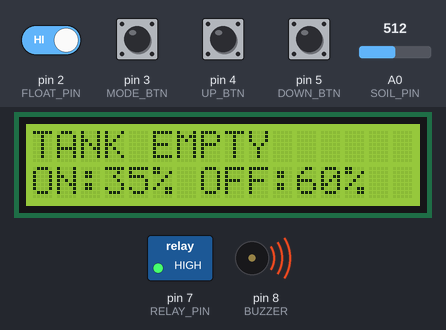
Recording of a sketch running on a simulated Arduino Uno, built with avr-gcc and run on an emulated ATmega328P. Shown: 16×2 character LCD, switched loads named in the sketch (green lamp = pin HIGH), buzzer (waves = sounding, pin HIGH). The test bench sets the inputs (shaded band); at power-on: pin 2 (FLOAT_PIN), pin 3 (MODE_BTN), pin 4 (UP_BTN), pin 5 (DOWN_BTN) HIGH, A0 (SOIL_PIN) = 512. What the sketch prints to the serial monitor is not drawn.

Above: at 2.8 s.
2.9 s: pin 2 (FLOAT_PIN) driven LOW
At 4.0 s:
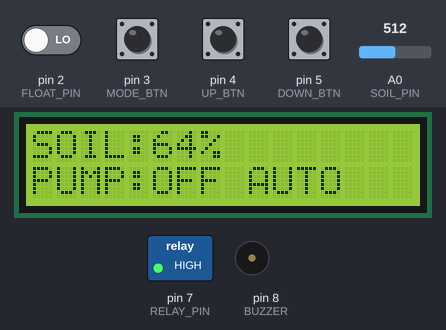
5.9 s: A0 (SOIL_PIN) set to 634
At 7.3 s:
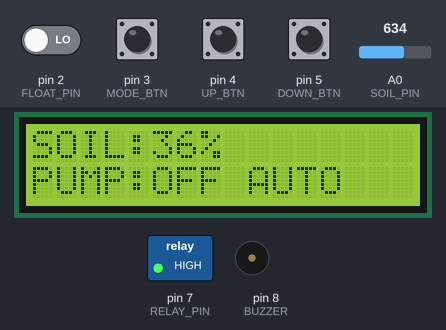
8.9 s: A0 (SOIL_PIN) set to 660
At 9.8 s:
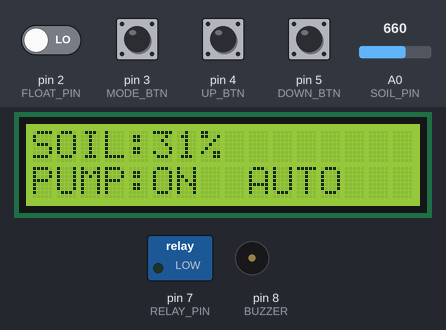
11.9 s: pin 3 (MODE_BTN) pulled LOW for 0.15 s
At 13.2 s:
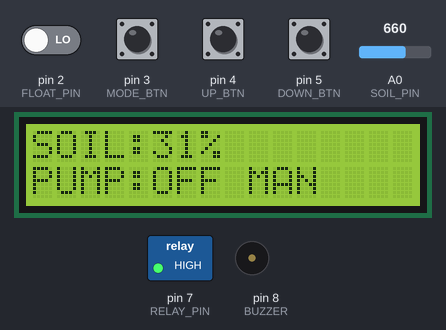
15.0 s: pin 4 (UP_BTN) pulled LOW for 0.15 s
At 15.5 s:
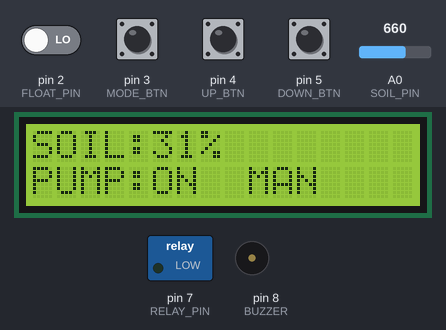
18.1 s: A0 (SOIL_PIN) set to 7
At 19.1 s:
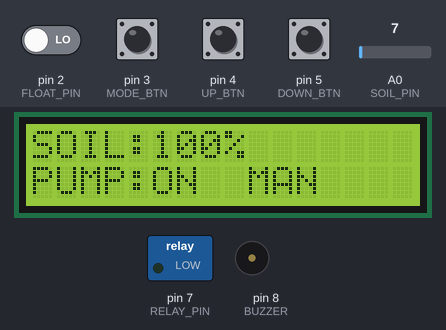
21.1 s: A0 (SOIL_PIN) set to 4
Timing chart, 0 to 24.1 s (numbered marks = the images above; inputs shaded):
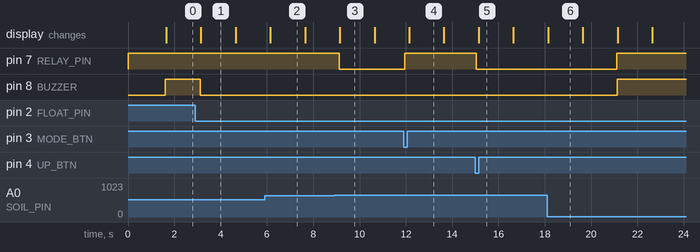

The sketch:

smart_irrigation_system.ino
```cpp
/*
 * ============================================================
 * PROJECT TITLE:
 * DESIGN AND IMPLEMENTATION OF AN ARDUINO-BASED SMART
 * IRRIGATION SYSTEM
 * ============================================================
 *
 * PROJECT DESCRIPTION:
 *
 * This project involves the design and implementation of a
 * smart irrigation system using an Arduino UNO microcontroller
 * to automate the watering of plants based on soil moisture
 * conditions.
 *
 * The system uses a capacitive soil moisture sensor to
 * continuously monitor the moisture level of the soil.
 * When the moisture level falls below a predefined threshold,
 * the Arduino automatically activates a water pump through
 * a relay module to supply water to the plants.
 *
 * Once the soil reaches the required moisture level, the
 * system automatically switches OFF the water pump to prevent
 * overwatering and unnecessary water consumption.
 *
 * A 16x2 I2C LCD displays real-time information, including
 * soil moisture percentage, pump status, operating mode,
 * and system conditions.
 *
 * The system also incorporates a water level sensor to detect
 * insufficient water in the storage tank and prevent the pump
 * from operating under dry conditions. A buzzer provides an
 * audible warning when the water tank is empty or a system
 * fault occurs.
 *
 * Additionally, push buttons allow users to switch between
 * automatic and manual operating modes and adjust the soil
 * moisture thresholds according to plant requirements.
 *
 * The system includes pump runtime protection and irrigation
 * control logic to improve reliability and reduce unnecessary
 * water usage.
 *
 * PROJECT OBJECTIVES:
 *
 * 1. To design and construct an Arduino UNO-based irrigation
 *    system capable of monitoring soil moisture and water
 *    tank level.
 *
 * 2. To develop an automatic water pump control system
 *    based on calibrated soil moisture thresholds, with
 *    manual operation and safety protection.
 *
 * 3. To evaluate the performance of the developed system
 *    in terms of soil moisture monitoring, irrigation
 *    response, pump operation, and water consumption.
 *
 * MAJOR COMPONENTS:
 *
 * - Arduino UNO R3
 * - Capacitive Soil Moisture Sensor
 * - 16x2 LCD with I2C Module
 * - 5V Relay Module
 * - 12V DC Water Pump
 * - Water Level Float Switch
 * - Push Buttons
 * - Active Buzzer
 * - 12V DC Power Supply
 * - 5V Buck Converter
 *
 * SYSTEM FEATURES:
 *
 * - Automatic soil moisture monitoring
 * - Automatic irrigation control
 * - Real-time LCD monitoring
 * - Manual and automatic operating modes
 * - Adjustable soil moisture thresholds
 * - Water tank level monitoring
 * - Dry-run pump protection
 * - Audible fault indication
 * - Maximum pump runtime protection
 * - Water-efficient irrigation operation
 * Design By Engr. Kani
 */

#include <Wire.h>
#include <LiquidCrystal_I2C.h>
#include <EEPROM.h>

LiquidCrystal_I2C lcd(0x27, 16, 2);

// -------- Pin assignments --------
const byte SOIL_PIN  = A0;
const byte FLOAT_PIN = 2;
const byte MODE_BTN  = 3;
const byte UP_BTN    = 4;
const byte DOWN_BTN  = 5;
const byte RELAY_PIN = 7;
const byte BUZZER    = 8;

// Most relay modules are active LOW.
// Change these if your module is active HIGH.
const byte RELAY_ON  = LOW;
const byte RELAY_OFF = HIGH;

// -------- Sensor calibration --------
// Replace with your measured values.
const int DRY_ADC = 800;
const int WET_ADC = 350;

// -------- Irrigation settings --------
int startThreshold = 35;
int stopThreshold  = 60;

const unsigned long PUMP_MAX_MS = 30000UL;
const unsigned long SOAK_MS = 15000UL;
const unsigned long READ_MS = 500UL;
const unsigned long LCD_MS = 1500UL;
const unsigned long DEBOUNCE_MS = 50UL;

// -------- System variables --------
bool autoMode = true;
bool pumpOn = false;
bool tankOK = false;
bool sensorOK = true;
bool soakActive = false;
bool pumpLockout = false;

int soilRaw = 0;
int moisture = 0;

unsigned long pumpStart = 0;
unsigned long soakStart = 0;
unsigned long lastRead = 0;
unsigned long lastLCD = 0;

// Button state
const byte buttonPins[3] = {
  MODE_BTN, UP_BTN, DOWN_BTN
};
bool stableButton[3] = {HIGH, HIGH, HIGH};
bool lastButtonRead[3] = {HIGH, HIGH, HIGH};
unsigned long lastChange[3] = {0, 0, 0};

// -------- Pump functions --------
void stopPump(bool beginSoak) {
  if (pumpOn) {
    digitalWrite(RELAY_PIN, RELAY_OFF);
    pumpOn = false;

    if (beginSoak) {
      soakActive = true;
      soakStart = millis();
    }
  }
}

void startPump() {
  if (!tankOK || !sensorOK || pumpLockout)
    return;

  if (soakActive)
    return;

  digitalWrite(RELAY_PIN, RELAY_ON);
  pumpOn = true;
  pumpStart = millis();
}

// -------- Read soil and tank --------
void readSensors() {
  soilRaw = analogRead(SOIL_PIN);

  // Detect likely disconnected/shorted sensor.
  // These limits must be checked against your sensor.
  sensorOK = (soilRaw > 5 && soilRaw < 1018);

  long mapped = map(
    soilRaw, DRY_ADC, WET_ADC, 0, 100
  );

  moisture = constrain(mapped, 0L, 100L);

  // LOW means sufficient water.
  tankOK = (digitalRead(FLOAT_PIN) == LOW);

  if (!tankOK || !sensorOK) {
    stopPump(false);
    soakActive = false;
  }
}

// -------- Button handling --------
bool buttonPressed(byte index) {
  bool reading = digitalRead(buttonPins[index]);

  if (reading != lastButtonRead[index]) {
    lastChange[index] = millis();
    lastButtonRead[index] = reading;
  }

  if (millis() - lastChange[index] >= DEBOUNCE_MS) {
    if (reading != stableButton[index]) {
      stableButton[index] = reading;
      if (reading == LOW)
        return true;
    }
  }
  return false;
}

void handleButtons() {
  if (buttonPressed(0)) {
    stopPump(false);
    soakActive = false;
    pumpLockout = false;
    autoMode = !autoMode;
  }

  if (buttonPressed(1)) {
    if (autoMode) {
      if (stopThreshold < 90) {
        startThreshold += 5;
        stopThreshold += 5;
      }
    } else {
      startPump();
    }
  }

  if (buttonPressed(2)) {
    if (autoMode) {
      if (startThreshold > 10) {
        startThreshold -= 5;
        stopThreshold -= 5;
      }
    } else {
      stopPump(false);
      soakActive = false;
      pumpLockout = false;
    }
  }
}

// -------- Irrigation controller --------
void controlIrrigation() {
  unsigned long now = millis();

  // Safety timeout applies to both modes.
  if (pumpOn &&
      now - pumpStart >= PUMP_MAX_MS) {
    stopPump(false);
    soakActive = false;
    pumpLockout = true;
  }

  if (!tankOK || !sensorOK) {
    stopPump(false);
    return;
  }

  if (pumpLockout)
    return;

  if (soakActive) {
    if (now - soakStart >= SOAK_MS) {
      soakActive = false;
    } else {
      return;
    }
  }

  if (!autoMode)
    return;

  if (pumpOn) {
    if (moisture >= stopThreshold) {
      stopPump(true);
    }
  } else {
    if (moisture < startThreshold) {
      startPump();
    }
  }
}

// -------- LCD output --------
void updateLCD() {
  static bool page = false;
  page = !page;

  lcd.clear();

  if (page) {
    lcd.setCursor(0, 0);
    lcd.print("SOIL:");
    lcd.print(moisture);
    lcd.print("%");

    lcd.setCursor(0, 1);
    lcd.print("PUMP:");
    lcd.print(pumpOn ? "ON " : "OFF");
    lcd.print(autoMode ? " AUTO" : " MAN");
  } else {
    lcd.setCursor(0, 0);
    if (!tankOK)
      lcd.print("TANK EMPTY");
    else if (!sensorOK)
      lcd.print("SENSOR FAULT");
    else if (pumpLockout)
      lcd.print("PUMP TIMEOUT");
    else if (soakActive)
      lcd.print("SOAKING...");
    else
      lcd.print("SYSTEM READY");

    lcd.setCursor(0, 1);
    lcd.print("ON:");
    lcd.print(startThreshold);
    lcd.print("% OFF:");
    lcd.print(stopThreshold);
    lcd.print("%");
  }
}

void setup() {
  // Keep relay OFF before enabling output.
  digitalWrite(RELAY_PIN, RELAY_OFF);
  pinMode(RELAY_PIN, OUTPUT);

  pinMode(FLOAT_PIN, INPUT_PULLUP);
  pinMode(MODE_BTN, INPUT_PULLUP);
  pinMode(UP_BTN, INPUT_PULLUP);
  pinMode(DOWN_BTN, INPUT_PULLUP);

  pinMode(BUZZER, OUTPUT);
  digitalWrite(BUZZER, LOW);

  Serial.begin(9600);

  lcd.init();
  lcd.backlight();

  lcd.setCursor(0, 0);
  lcd.print("SMART IRRIGATION");
  lcd.setCursor(0, 1);
  lcd.print("INITIALIZING...");

  delay(1500);

  readSensors();
  updateLCD();
}

void loop() {
  unsigned long now = millis();

  handleButtons();

  if (now - lastRead >= READ_MS) {
    lastRead = now;
    readSensors();

    Serial.print("ADC=");
    Serial.print(soilRaw);
    Serial.print(" Moisture=");
    Serial.print(moisture);
    Serial.print("% Tank=");
    Serial.print(tankOK ? "OK" : "EMPTY");
    Serial.print(" Pump=");
    Serial.println(pumpOn ? "ON" : "OFF");
  }

  controlIrrigation();

  // Continuous alarm while water is unavailable
  // or a safety fault is active.
  bool alarm = !tankOK || !sensorOK || pumpLockout;
  digitalWrite(BUZZER, alarm ? HIGH : LOW);

  if (now - lastLCD >= LCD_MS) {
    lastLCD = now;
    updateLCD();
  }
}
```

Measured:
- the behaviour switches between 642 and 643 on A0 (SOIL_PIN) (found by bisection; images 2 and 3)
- after the input at 2.9 s, pin 8 (BUZZER): HIGH → LOW after 0.22 s
- after the input at 5.9 s, the display: changes after 0.24 s (image 2)
- after the input at 8.9 s, pin 7 (RELAY_PIN): HIGH → LOW after 0.22 s; the display: changes after 0.24 s (image 3)
- after the input at 11.9 s, pin 7 (RELAY_PIN): LOW → HIGH after 0.05 s; the display: changes after 0.24 s (image 4)
- after the input at 15.0 s, pin 7 (RELAY_PIN): HIGH → LOW after 0.05 s; the display: changes after 0.14 s (image 5)
- after the input at 18.1 s, the display: changes at once (image 6)
- after the input at 21.1 s, pin 7 (RELAY_PIN), pin 8 (BUZZER): LOW → HIGH at once
